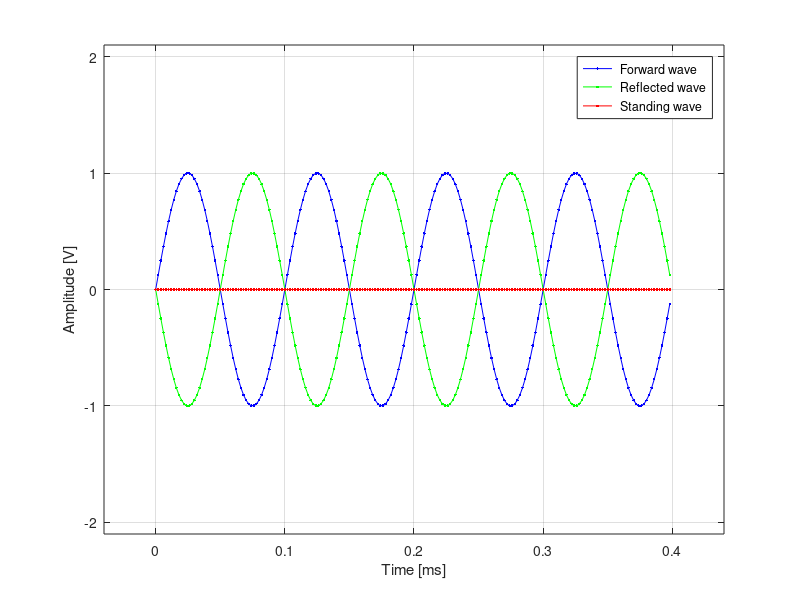

MATLAB code to generate this figure: (Note: this script raises an error after producing the figure.)

close all; clearvars; clc

%% PARAMETERS

Fc = 10e3;                                                                          % Carrier frequency [Hz]
osf = 50;                                                                           % Oversampling factor
A = 1;                                                                              % Amplitude [V]
Np = 4;                                                                             % Number of waveform periods to be depicted in each figure
Tsc = 1e3;                                                                          % Time scaling factor
SimMode = 'GIF';                                                                    % Simulation mode (choose GIF or PLOT)


%% TIME SIMULATION

Fs = osf*Fc;                                                                        % Sample rate [Sa/s]
Ttot = Np/Fc;                                                                       % Simulation time interval [s]
Time = 0:1/Fs:Ttot-1/Fs;                                                            % Time axis

SgnFwd = A*sin(2*pi*Fc*Time);                                                       % Forward wave
SgnRef = -SgnFwd;                                                                   % Reflected wave

switch SimMode
    case 'GIF'
        FileName = 'ex26_standing_wave.gif';
        GifDelay = 0.15;                                                            % Delay among consecutive frames for the .gif image
    case 'PLOT'
        Tpause = 1/osf;                                                             % Pause time [s]
        figure; box on                                                              % Initialize image
    otherwise
        error('Invalid SimMode')
end

for i = 1:osf

    if strcmp(SimMode,'PLOT')
        
        plot(Time*Tsc,SgnFwd,'b.-',Time*Tsc,SgnRef,'g.-',Time*Tsc,SgnFwd+SgnRef,'r.-')
        xlabel('Time [ms]'); ylabel('Amplitude [V]')
        legend(' Forward wave',' Reflected wave',' Standing wave')
        axis([Ttot*Tsc*[-1/10 11/10] 2.1*A*[-1 1]]); grid on;
        drawnow
        pause(Tpause)
          
    else
        
        Fig = figure;
        hold on; box on
        plot(Time*Tsc,SgnFwd,'b.-')
        plot(Time*Tsc,SgnRef,'g.-')
        plot(Time*Tsc,SgnFwd+SgnRef,'r.-')
        xlabel('Time [ms]'); ylabel('Amplitude [V]')
        legend(' Forward wave',' Reflected wave',' Standing wave')
        axis([Ttot*Tsc*[-1/10 11/10] 2.1*A*[-1 1]])
        grid on; hold off;
        RgbFrame = getframe(Fig);
        RgbImage = frame2im(RgbFrame);
        [IndImage,ColMap] = rgb2ind(RgbImage,256);
        if i == 1
            imwrite(IndImage,ColMap,FileName,'gif', 'Loopcount',inf);
        else
            imwrite(IndImage,ColMap,FileName,'gif','WriteMode','append','DelayTime',GifDelay);
        end
        close(Fig);
            
    end
    
    SgnFwd = [SgnFwd(end) SgnFwd(1:end-1)];                                         % Update forward wave
    SgnRef = [SgnRef(2:end) SgnRef(1)];                                             % Update reflected wave

end
